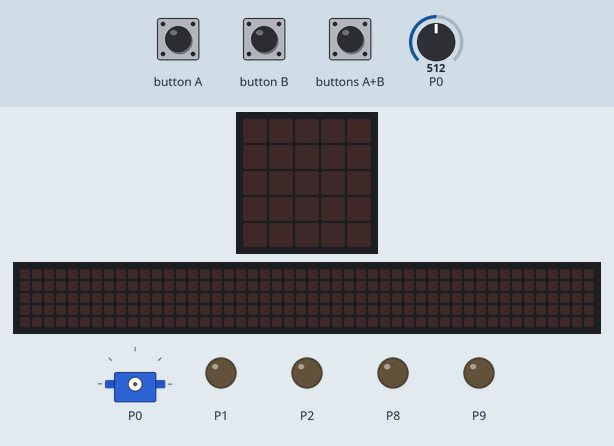
The program below on a simulated BBC micro:bit (MakeCode). On the bench: the board's 5×5 LED display, servo, a strip that is not on the board, showing the scrolling text unrolled, output pins drawn as LEDs (lit = HIGH). Inputs (shaded band) come from the test bench; at power-on: P0 = 512 (analog values on the 0–1023 scale). The 48×5 strip is a reading aid, not a part: it shows the text the display is scrolling, unrolled, one strip-width of it at a time.

Above: at 1.2 s.
1.3 s: button A pressed for 0.15 s
At 2.6 s:
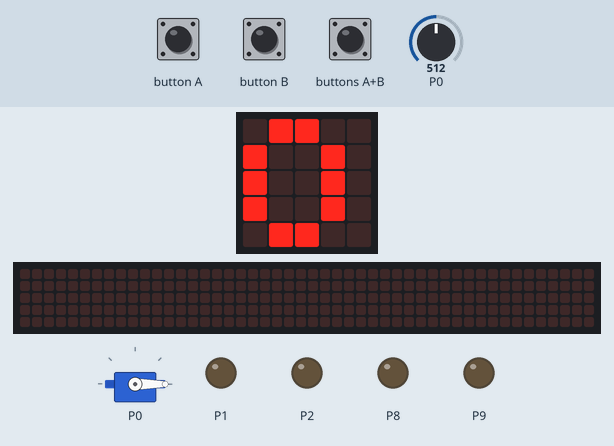
4.4 s: P0 set to 0
At 7.3 s:
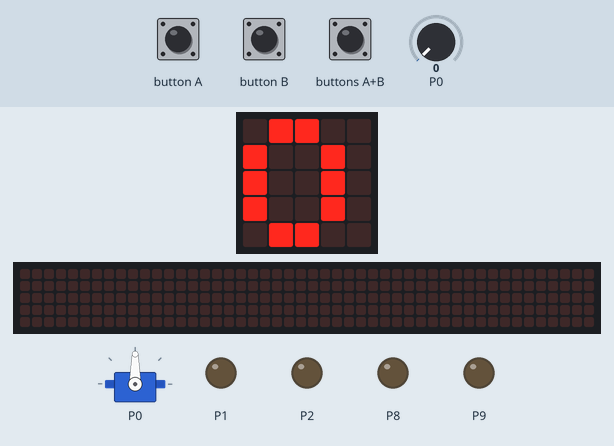
7.4 s: P0 set to 122
At 8.12 s:
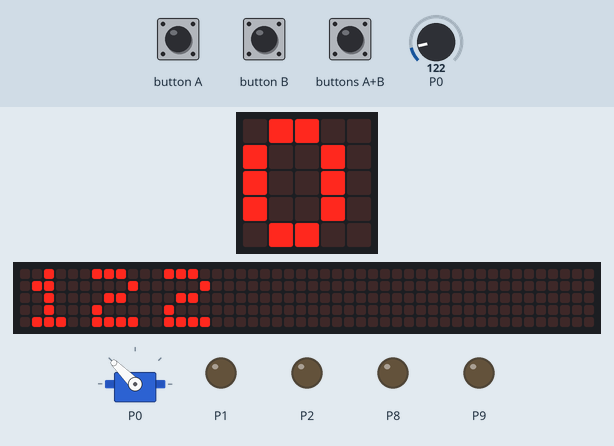
10.4 s: P0 set to 716
At 12.02 s:
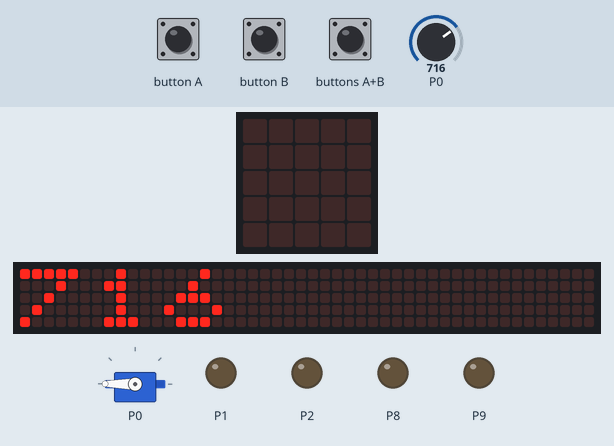
13.4 s: buttons A+B pressed for 0.15 s
At 16.2 s:
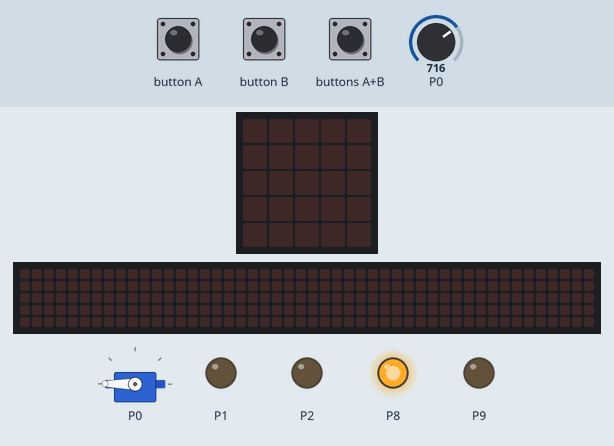
16.4 s: buttons A+B pressed for 0.15 s
Timing chart, 0 to 54.8 s (numbered marks = the images above; inputs shaded):
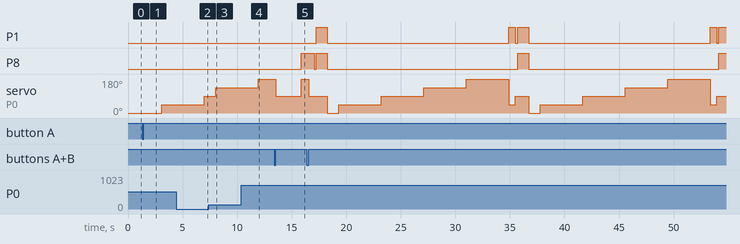

The program:

main.ts
```typescript
function detener () {
    Mover(0, 0, 0, 0)
}
input.onButtonPressed(Button.A, function () {
    basic.showIcon(IconNames.Happy)
    while (true) {
        if (input.buttonIsPressed(Button.B)) {
            break;
        }
        angulo = DetectarAngulo()
        servos.P0.setAngle(angulo)
        Giro(angulo - 90)
        servos.P0.setAngle(90)
        basic.pause(200)
        avanzar()
        basic.pause(1000)
        detener()
    }
})
function Giro (Grados: number) {
    if (Grados < 0) {
        Mover(1, 0, 0, 0)
    } else {
        Mover(0, 0, 1, 0)
    }
    basic.pause(Math.abs(Grados) / 90 * 1200)
    detener()
}
function avanzar () {
    Mover(1, 0, 1, 0)
}
input.onButtonPressed(Button.AB, function () {
    servos.P0.setAngle(90)
})
function DetectarAngulo () {
    direccion = 0
    sonido = 0
    max_sonido = 0
    angulo = 0
    for (let index = 0; index < 5; index++) {
        servos.P0.setAngle(angulo)
        basic.showNumber(sonido)
        angulo += 45
        sonido = pins.analogReadPin(AnalogPin.P0)
        if (sonido > max_sonido) {
            max_sonido = sonido
            direccion = angulo
        }
        basic.pause(300)
    }
    return direccion
}
function Mover (Mot1: number, Mot2: number, Mot3: number, Mot4: number) {
    pins.digitalWritePin(DigitalPin.P1, Mot1)
    pins.digitalWritePin(DigitalPin.P2, Mot2)
    pins.digitalWritePin(DigitalPin.P8, Mot3)
    pins.digitalWritePin(DigitalPin.P9, Mot4)
}
let max_sonido = 0
let sonido = 0
let direccion = 0
let angulo = 0
Mover(0, 0, 0, 0)
```

test.ts
```typescript
// aquí va el archivo "tests"; esto no se compilará cuando este paquete se utilice como una extensión.
```

Measured:
- after the input at 1.3 s, servo on P0: 0° → 45° after 1.8 s; the display: first changes after 0.15 s (image 1 shows a later state)
- after the input at 7.4 s, P1: stays LOW (without the input it goes to HIGH after 2.8 s); servo on P0: goes on until 8.1 s, then stays 135°; the display: changes after 0.65 s (image 3)
- after the input at 13.4 s, servo on P0: 180° → 90° after 0.15 s, → 180° 2.3 s later
- by itself, P8: repeats every 18.5 s: HIGH 1.0 s, LOW 17.5 s
- what the display in image 1 shows lasts 1.0 s, from 2.1 s to 3.1 s
